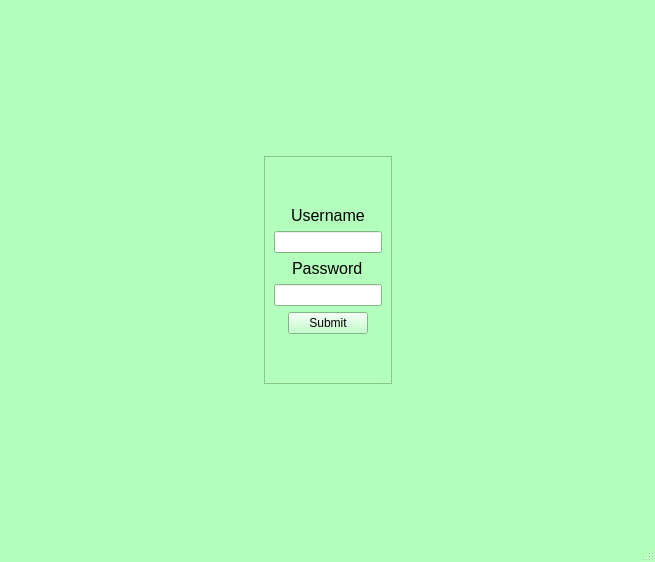
<?xml version="1.0" encoding="UTF-8"?>
<ui version="4.0">
 <class>MainWindow</class>
 <widget class="QMainWindow" name="MainWindow">
  <property name="geometry">
   <rect>
    <x>0</x>
    <y>0</y>
    <width>655</width>
    <height>562</height>
   </rect>
  </property>
  <property name="sizePolicy">
   <sizepolicy hsizetype="Preferred" vsizetype="Preferred">
    <horstretch>1</horstretch>
    <verstretch>1</verstretch>
   </sizepolicy>
  </property>
  <property name="minimumSize">
   <size>
    <width>2</width>
    <height>0</height>
   </size>
  </property>
  <property name="palette">
   <palette>
    <active>
     <colorrole role="WindowText">
      <brush brushstyle="SolidPattern">
       <color alpha="255">
        <red>0</red>
        <green>0</green>
        <blue>0</blue>
       </color>
      </brush>
     </colorrole>
     <colorrole role="Button">
      <brush brushstyle="SolidPattern">
       <color alpha="255">
        <red>179</red>
        <green>255</green>
        <blue>188</blue>
       </color>
      </brush>
     </colorrole>
     <colorrole role="Light">
      <brush brushstyle="SolidPattern">
       <color alpha="255">
        <red>255</red>
        <green>255</green>
        <blue>255</blue>
       </color>
      </brush>
     </colorrole>
     <colorrole role="Midlight">
      <brush brushstyle="SolidPattern">
       <color alpha="255">
        <red>217</red>
        <green>255</green>
        <blue>221</blue>
       </color>
      </brush>
     </colorrole>
     <colorrole role="Dark">
      <brush brushstyle="SolidPattern">
       <color alpha="255">
        <red>89</red>
        <green>127</green>
        <blue>94</blue>
       </color>
      </brush>
     </colorrole>
     <colorrole role="Mid">
      <brush brushstyle="SolidPattern">
       <color alpha="255">
        <red>119</red>
        <green>170</green>
        <blue>125</blue>
       </color>
      </brush>
     </colorrole>
     <colorrole role="Text">
      <brush brushstyle="SolidPattern">
       <color alpha="255">
        <red>0</red>
        <green>0</green>
        <blue>0</blue>
       </color>
      </brush>
     </colorrole>
     <colorrole role="BrightText">
      <brush brushstyle="SolidPattern">
       <color alpha="255">
        <red>255</red>
        <green>255</green>
        <blue>255</blue>
       </color>
      </brush>
     </colorrole>
     <colorrole role="ButtonText">
      <brush brushstyle="SolidPattern">
       <color alpha="255">
        <red>0</red>
        <green>0</green>
        <blue>0</blue>
       </color>
      </brush>
     </colorrole>
     <colorrole role="Base">
      <brush brushstyle="SolidPattern">
       <color alpha="255">
        <red>255</red>
        <green>255</green>
        <blue>255</blue>
       </color>
      </brush>
     </colorrole>
     <colorrole role="Window">
      <brush brushstyle="SolidPattern">
       <color alpha="255">
        <red>179</red>
        <green>255</green>
        <blue>188</blue>
       </color>
      </brush>
     </colorrole>
     <colorrole role="Shadow">
      <brush brushstyle="SolidPattern">
       <color alpha="255">
        <red>0</red>
        <green>0</green>
        <blue>0</blue>
       </color>
      </brush>
     </colorrole>
     <colorrole role="AlternateBase">
      <brush brushstyle="SolidPattern">
       <color alpha="255">
        <red>217</red>
        <green>255</green>
        <blue>221</blue>
       </color>
      </brush>
     </colorrole>
     <colorrole role="ToolTipBase">
      <brush brushstyle="SolidPattern">
       <color alpha="255">
        <red>255</red>
        <green>255</green>
        <blue>220</blue>
       </color>
      </brush>
     </colorrole>
     <colorrole role="ToolTipText">
      <brush brushstyle="SolidPattern">
       <color alpha="255">
        <red>0</red>
        <green>0</green>
        <blue>0</blue>
       </color>
      </brush>
     </colorrole>
     <colorrole role="PlaceholderText">
      <brush brushstyle="SolidPattern">
       <color alpha="127">
        <red>0</red>
        <green>0</green>
        <blue>0</blue>
       </color>
      </brush>
     </colorrole>
    </active>
    <inactive>
     <colorrole role="WindowText">
      <brush brushstyle="SolidPattern">
       <color alpha="255">
        <red>0</red>
        <green>0</green>
        <blue>0</blue>
       </color>
      </brush>
     </colorrole>
     <colorrole role="Button">
      <brush brushstyle="SolidPattern">
       <color alpha="255">
        <red>179</red>
        <green>255</green>
        <blue>188</blue>
       </color>
      </brush>
     </colorrole>
     <colorrole role="Light">
      <brush brushstyle="SolidPattern">
       <color alpha="255">
        <red>255</red>
        <green>255</green>
        <blue>255</blue>
       </color>
      </brush>
     </colorrole>
     <colorrole role="Midlight">
      <brush brushstyle="SolidPattern">
       <color alpha="255">
        <red>217</red>
        <green>255</green>
        <blue>221</blue>
       </color>
      </brush>
     </colorrole>
     <colorrole role="Dark">
      <brush brushstyle="SolidPattern">
       <color alpha="255">
        <red>89</red>
        <green>127</green>
        <blue>94</blue>
       </color>
      </brush>
     </colorrole>
     <colorrole role="Mid">
      <brush brushstyle="SolidPattern">
       <color alpha="255">
        <red>119</red>
        <green>170</green>
        <blue>125</blue>
       </color>
      </brush>
     </colorrole>
     <colorrole role="Text">
      <brush brushstyle="SolidPattern">
       <color alpha="255">
        <red>0</red>
        <green>0</green>
        <blue>0</blue>
       </color>
      </brush>
     </colorrole>
     <colorrole role="BrightText">
      <brush brushstyle="SolidPattern">
       <color alpha="255">
        <red>255</red>
        <green>255</green>
        <blue>255</blue>
       </color>
      </brush>
     </colorrole>
     <colorrole role="ButtonText">
      <brush brushstyle="SolidPattern">
       <color alpha="255">
        <red>0</red>
        <green>0</green>
        <blue>0</blue>
       </color>
      </brush>
     </colorrole>
     <colorrole role="Base">
      <brush brushstyle="SolidPattern">
       <color alpha="255">
        <red>255</red>
        <green>255</green>
        <blue>255</blue>
       </color>
      </brush>
     </colorrole>
     <colorrole role="Window">
      <brush brushstyle="SolidPattern">
       <color alpha="255">
        <red>179</red>
        <green>255</green>
        <blue>188</blue>
       </color>
      </brush>
     </colorrole>
     <colorrole role="Shadow">
      <brush brushstyle="SolidPattern">
       <color alpha="255">
        <red>0</red>
        <green>0</green>
        <blue>0</blue>
       </color>
      </brush>
     </colorrole>
     <colorrole role="AlternateBase">
      <brush brushstyle="SolidPattern">
       <color alpha="255">
        <red>217</red>
        <green>255</green>
        <blue>221</blue>
       </color>
      </brush>
     </colorrole>
     <colorrole role="ToolTipBase">
      <brush brushstyle="SolidPattern">
       <color alpha="255">
        <red>255</red>
        <green>255</green>
        <blue>220</blue>
       </color>
      </brush>
     </colorrole>
     <colorrole role="ToolTipText">
      <brush brushstyle="SolidPattern">
       <color alpha="255">
        <red>0</red>
        <green>0</green>
        <blue>0</blue>
       </color>
      </brush>
     </colorrole>
     <colorrole role="PlaceholderText">
      <brush brushstyle="SolidPattern">
       <color alpha="127">
        <red>0</red>
        <green>0</green>
        <blue>0</blue>
       </color>
      </brush>
     </colorrole>
    </inactive>
    <disabled>
     <colorrole role="WindowText">
      <brush brushstyle="SolidPattern">
       <color alpha="255">
        <red>89</red>
        <green>127</green>
        <blue>94</blue>
       </color>
      </brush>
     </colorrole>
     <colorrole role="Button">
      <brush brushstyle="SolidPattern">
       <color alpha="255">
        <red>179</red>
        <green>255</green>
        <blue>188</blue>
       </color>
      </brush>
     </colorrole>
     <colorrole role="Light">
      <brush brushstyle="SolidPattern">
       <color alpha="255">
        <red>255</red>
        <green>255</green>
        <blue>255</blue>
       </color>
      </brush>
     </colorrole>
     <colorrole role="Midlight">
      <brush brushstyle="SolidPattern">
       <color alpha="255">
        <red>217</red>
        <green>255</green>
        <blue>221</blue>
       </color>
      </brush>
     </colorrole>
     <colorrole role="Dark">
      <brush brushstyle="SolidPattern">
       <color alpha="255">
        <red>89</red>
        <green>127</green>
        <blue>94</blue>
       </color>
      </brush>
     </colorrole>
     <colorrole role="Mid">
      <brush brushstyle="SolidPattern">
       <color alpha="255">
        <red>119</red>
        <green>170</green>
        <blue>125</blue>
       </color>
      </brush>
     </colorrole>
     <colorrole role="Text">
      <brush brushstyle="SolidPattern">
       <color alpha="255">
        <red>89</red>
        <green>127</green>
        <blue>94</blue>
       </color>
      </brush>
     </colorrole>
     <colorrole role="BrightText">
      <brush brushstyle="SolidPattern">
       <color alpha="255">
        <red>255</red>
        <green>255</green>
        <blue>255</blue>
       </color>
      </brush>
     </colorrole>
     <colorrole role="ButtonText">
      <brush brushstyle="SolidPattern">
       <color alpha="255">
        <red>89</red>
        <green>127</green>
        <blue>94</blue>
       </color>
      </brush>
     </colorrole>
     <colorrole role="Base">
      <brush brushstyle="SolidPattern">
       <color alpha="255">
        <red>179</red>
        <green>255</green>
        <blue>188</blue>
       </color>
      </brush>
     </colorrole>
     <colorrole role="Window">
      <brush brushstyle="SolidPattern">
       <color alpha="255">
        <red>179</red>
        <green>255</green>
        <blue>188</blue>
       </color>
      </brush>
     </colorrole>
     <colorrole role="Shadow">
      <brush brushstyle="SolidPattern">
       <color alpha="255">
        <red>0</red>
        <green>0</green>
        <blue>0</blue>
       </color>
      </brush>
     </colorrole>
     <colorrole role="AlternateBase">
      <brush brushstyle="SolidPattern">
       <color alpha="255">
        <red>179</red>
        <green>255</green>
        <blue>188</blue>
       </color>
      </brush>
     </colorrole>
     <colorrole role="ToolTipBase">
      <brush brushstyle="SolidPattern">
       <color alpha="255">
        <red>255</red>
        <green>255</green>
        <blue>220</blue>
       </color>
      </brush>
     </colorrole>
     <colorrole role="ToolTipText">
      <brush brushstyle="SolidPattern">
       <color alpha="255">
        <red>0</red>
        <green>0</green>
        <blue>0</blue>
       </color>
      </brush>
     </colorrole>
     <colorrole role="PlaceholderText">
      <brush brushstyle="SolidPattern">
       <color alpha="127">
        <red>89</red>
        <green>127</green>
        <blue>94</blue>
       </color>
      </brush>
     </colorrole>
    </disabled>
   </palette>
  </property>
  <property name="windowTitle">
   <string>MainWindow</string>
  </property>
  <property name="windowIcon">
   <iconset theme="x-office-document"/>
  </property>
  <widget class="QWidget" name="centralwidget">
   <property name="autoFillBackground">
    <bool>true</bool>
   </property>
   <layout class="QHBoxLayout" name="horizontalLayout">
    <item>
     <widget class="QStackedWidget" name="stackedWidget">
      <property name="currentIndex">
       <number>0</number>
      </property>
      <widget class="QWidget" name="pageLogin">
       <layout class="QHBoxLayout" name="horizontalLayout_2">
        <item>
         <spacer name="horizontalSpacer">
          <property name="orientation">
           <enum>Qt::Horizontal</enum>
          </property>
          <property name="sizeHint" stdset="0">
           <size>
            <width>40</width>
            <height>20</height>
           </size>
          </property>
         </spacer>
        </item>
        <item alignment="Qt::AlignHCenter|Qt::AlignVCenter">
         <widget class="QFrame" name="frame">
          <property name="frameShape">
           <enum>QFrame::StyledPanel</enum>
          </property>
          <property name="frameShadow">
           <enum>QFrame::Raised</enum>
          </property>
          <layout class="QVBoxLayout" name="verticalLayout">
           <item>
            <spacer name="verticalSpacer_2">
             <property name="orientation">
              <enum>Qt::Vertical</enum>
             </property>
             <property name="sizeHint" stdset="0">
              <size>
               <width>20</width>
               <height>40</height>
              </size>
             </property>
            </spacer>
           </item>
           <item alignment="Qt::AlignHCenter|Qt::AlignVCenter">
            <widget class="QLabel" name="usernameLabel">
             <property name="font">
              <font>
               <pointsize>12</pointsize>
              </font>
             </property>
             <property name="frameShape">
              <enum>QFrame::NoFrame</enum>
             </property>
             <property name="text">
              <string>Username</string>
             </property>
            </widget>
           </item>
           <item alignment="Qt::AlignHCenter|Qt::AlignVCenter">
            <widget class="QLineEdit" name="usernameInput"/>
           </item>
           <item alignment="Qt::AlignHCenter|Qt::AlignVCenter">
            <widget class="QLabel" name="passwordLabel">
             <property name="font">
              <font>
               <pointsize>12</pointsize>
              </font>
             </property>
             <property name="text">
              <string>Password</string>
             </property>
            </widget>
           </item>
           <item alignment="Qt::AlignHCenter|Qt::AlignVCenter">
            <widget class="QLineEdit" name="passwordInput"/>
           </item>
           <item alignment="Qt::AlignHCenter|Qt::AlignBottom">
            <widget class="QPushButton" name="loginButton">
             <property name="text">
              <string>Submit</string>
             </property>
            </widget>
           </item>
           <item>
            <spacer name="verticalSpacer">
             <property name="orientation">
              <enum>Qt::Vertical</enum>
             </property>
             <property name="sizeHint" stdset="0">
              <size>
               <width>20</width>
               <height>40</height>
              </size>
             </property>
            </spacer>
           </item>
          </layout>
         </widget>
        </item>
        <item>
         <spacer name="horizontalSpacer_2">
          <property name="orientation">
           <enum>Qt::Horizontal</enum>
          </property>
          <property name="sizeHint" stdset="0">
           <size>
            <width>40</width>
            <height>20</height>
           </size>
          </property>
         </spacer>
        </item>
       </layout>
      </widget>
      <widget class="QWidget" name="pageMain">
       <layout class="QHBoxLayout" name="horizontalLayout_3">
        <item alignment="Qt::AlignHCenter">
         <widget class="QFrame" name="navSpacer">
          <property name="sizePolicy">
           <sizepolicy hsizetype="Preferred" vsizetype="Preferred">
            <horstretch>1</horstretch>
            <verstretch>1</verstretch>
           </sizepolicy>
          </property>
          <property name="minimumSize">
           <size>
            <width>140</width>
            <height>0</height>
           </size>
          </property>
          <property name="maximumSize">
           <size>
            <width>140</width>
            <height>16777215</height>
           </size>
          </property>
          <property name="frameShape">
           <enum>QFrame::StyledPanel</enum>
          </property>
          <property name="frameShadow">
           <enum>QFrame::Raised</enum>
          </property>
          <layout class="QVBoxLayout" name="verticalLayout_2">
           <item alignment="Qt::AlignHCenter">
            <widget class="QLabel" name="navpanelLabel">
             <property name="text">
              <string>Panel</string>
             </property>
            </widget>
           </item>
           <item>
            <widget class="Line" name="line">
             <property name="orientation">
              <enum>Qt::Horizontal</enum>
             </property>
            </widget>
           </item>
           <item>
            <widget class="QPushButton" name="dashboardButton">
             <property name="text">
              <string>Dashboard</string>
             </property>
            </widget>
           </item>
           <item>
            <widget class="Line" name="line_2">
             <property name="orientation">
              <enum>Qt::Horizontal</enum>
             </property>
            </widget>
           </item>
           <item>
            <widget class="QPushButton" name="studentsButton">
             <property name="text">
              <string>Students</string>
             </property>
            </widget>
           </item>
           <item>
            <widget class="Line" name="line_3">
             <property name="orientation">
              <enum>Qt::Horizontal</enum>
             </property>
            </widget>
           </item>
           <item>
            <widget class="QPushButton" name="coursesButton">
             <property name="text">
              <string>Courses</string>
             </property>
            </widget>
           </item>
           <item>
            <widget class="Line" name="line_4">
             <property name="orientation">
              <enum>Qt::Horizontal</enum>
             </property>
            </widget>
           </item>
           <item>
            <widget class="QPushButton" name="moreButoon">
             <property name="text">
              <string>MORE</string>
             </property>
            </widget>
           </item>
           <item>
            <widget class="Line" name="line_5">
             <property name="orientation">
              <enum>Qt::Horizontal</enum>
             </property>
            </widget>
           </item>
           <item>
            <spacer name="verticalSpacer_3">
             <property name="orientation">
              <enum>Qt::Vertical</enum>
             </property>
             <property name="sizeHint" stdset="0">
              <size>
               <width>20</width>
               <height>267</height>
              </size>
             </property>
            </spacer>
           </item>
          </layout>
         </widget>
        </item>
        <item>
         <widget class="QStackedWidget" name="Main">
          <property name="sizePolicy">
           <sizepolicy hsizetype="Preferred" vsizetype="Preferred">
            <horstretch>4</horstretch>
            <verstretch>4</verstretch>
           </sizepolicy>
          </property>
          <property name="currentIndex">
           <number>2</number>
          </property>
          <widget class="QWidget" name="pageDashboard">
           <layout class="QVBoxLayout" name="verticalLayout_3">
            <item alignment="Qt::AlignHCenter|Qt::AlignVCenter">
             <widget class="QLabel" name="dashboardLabel">
              <property name="sizePolicy">
               <sizepolicy hsizetype="Preferred" vsizetype="Preferred">
                <horstretch>1</horstretch>
                <verstretch>1</verstretch>
               </sizepolicy>
              </property>
              <property name="font">
               <font>
                <pointsize>22</pointsize>
               </font>
              </property>
              <property name="text">
               <string>Welcome</string>
              </property>
             </widget>
            </item>
            <item>
             <widget class="QFrame" name="frame_2">
              <property name="sizePolicy">
               <sizepolicy hsizetype="Preferred" vsizetype="Preferred">
                <horstretch>4</horstretch>
                <verstretch>4</verstretch>
               </sizepolicy>
              </property>
              <property name="frameShape">
               <enum>QFrame::StyledPanel</enum>
              </property>
              <property name="frameShadow">
               <enum>QFrame::Raised</enum>
              </property>
              <layout class="QHBoxLayout" name="horizontalLayout_4">
               <item>
                <widget class="QWidget" name="cardStudents" native="true">
                 <property name="sizePolicy">
                  <sizepolicy hsizetype="Preferred" vsizetype="Preferred">
                   <horstretch>2</horstretch>
                   <verstretch>2</verstretch>
                  </sizepolicy>
                 </property>
                 <layout class="QHBoxLayout" name="horizontalLayout_10">
                  <item>
                   <widget class="QListView" name="studentList"/>
                  </item>
                 </layout>
                </widget>
               </item>
               <item>
                <widget class="QWidget" name="cardCourses" native="true">
                 <property name="sizePolicy">
                  <sizepolicy hsizetype="Preferred" vsizetype="Preferred">
                   <horstretch>2</horstretch>
                   <verstretch>2</verstretch>
                  </sizepolicy>
                 </property>
                 <layout class="QHBoxLayout" name="horizontalLayout_11">
                  <item>
                   <widget class="QListView" name="courseList"/>
                  </item>
                 </layout>
                </widget>
               </item>
              </layout>
             </widget>
            </item>
            <item>
             <widget class="QFrame" name="cardRecent">
              <property name="sizePolicy">
               <sizepolicy hsizetype="Preferred" vsizetype="Preferred">
                <horstretch>2</horstretch>
                <verstretch>2</verstretch>
               </sizepolicy>
              </property>
              <property name="frameShape">
               <enum>QFrame::StyledPanel</enum>
              </property>
              <property name="frameShadow">
               <enum>QFrame::Raised</enum>
              </property>
              <layout class="QHBoxLayout" name="horizontalLayout_12">
               <item>
                <widget class="QListView" name="recentList"/>
               </item>
              </layout>
             </widget>
            </item>
           </layout>
          </widget>
          <widget class="QWidget" name="pageStudents">
           <layout class="QVBoxLayout" name="verticalLayout_4">
            <item>
             <widget class="QFrame" name="frame_3">
              <property name="frameShape">
               <enum>QFrame::StyledPanel</enum>
              </property>
              <property name="frameShadow">
               <enum>QFrame::Raised</enum>
              </property>
              <layout class="QHBoxLayout" name="horizontalLayout_5">
               <item>
                <widget class="QPushButton" name="addstudentButton">
                 <property name="text">
                  <string>Add Student</string>
                 </property>
                </widget>
               </item>
               <item>
                <widget class="QPushButton" name="editstudentButton">
                 <property name="text">
                  <string>Edit Student</string>
                 </property>
                </widget>
               </item>
               <item>
                <widget class="QPushButton" name="enrollstudentButton">
                 <property name="text">
                  <string>Enroll Student</string>
                 </property>
                </widget>
               </item>
               <item>
                <widget class="QPushButton" name="deletestudentButton">
                 <property name="text">
                  <string>Delete Student</string>
                 </property>
                </widget>
               </item>
              </layout>
             </widget>
            </item>
            <item>
             <widget class="QFrame" name="frame_4">
              <property name="frameShape">
               <enum>QFrame::StyledPanel</enum>
              </property>
              <property name="frameShadow">
               <enum>QFrame::Raised</enum>
              </property>
              <layout class="QHBoxLayout" name="horizontalLayout_6">
               <item>
                <widget class="QLineEdit" name="searchstudentInput">
                 <property name="text">
                  <string>eg. Gol d. Roger</string>
                 </property>
                </widget>
               </item>
               <item>
                <widget class="QPushButton" name="searchstudentButton">
                 <property name="text">
                  <string>Search</string>
                 </property>
                </widget>
               </item>
              </layout>
             </widget>
            </item>
            <item>
             <widget class="QFrame" name="frame_5">
              <property name="frameShape">
               <enum>QFrame::StyledPanel</enum>
              </property>
              <property name="frameShadow">
               <enum>QFrame::Raised</enum>
              </property>
              <layout class="QHBoxLayout" name="horizontalLayout_7">
               <item>
                <widget class="QTabWidget" name="studentTabs">
                 <property name="currentIndex">
                  <number>0</number>
                 </property>
                 <widget class="QWidget" name="studentlistTable">
                  <attribute name="title">
                   <string>Tab 1</string>
                  </attribute>
                  <layout class="QHBoxLayout" name="horizontalLayout_8">
                   <item>
                    <widget class="QTableView" name="studentTable_2"/>
                   </item>
                  </layout>
                 </widget>
                 <widget class="QWidget" name="studentreportTable">
                  <attribute name="title">
                   <string>Tab 2</string>
                  </attribute>
                  <layout class="QVBoxLayout" name="verticalLayout_6">
                   <item>
                    <widget class="QListView" name="studentreportList"/>
                   </item>
                   <item>
                    <widget class="QPushButton" name="getstudentreportButton">
                     <property name="text">
                      <string>Get Student Report</string>
                     </property>
                    </widget>
                   </item>
                  </layout>
                 </widget>
                </widget>
               </item>
              </layout>
             </widget>
            </item>
           </layout>
          </widget>
          <widget class="QWidget" name="pageCourses">
           <layout class="QVBoxLayout" name="verticalLayout_5">
            <item>
             <widget class="QFrame" name="frame_6">
              <property name="frameShape">
               <enum>QFrame::StyledPanel</enum>
              </property>
              <property name="frameShadow">
               <enum>QFrame::Raised</enum>
              </property>
              <layout class="QHBoxLayout" name="horizontalLayout_13">
               <item>
                <widget class="QPushButton" name="addcourseButton">
                 <property name="text">
                  <string>Add Course</string>
                 </property>
                </widget>
               </item>
               <item>
                <widget class="QPushButton" name="editcourseButton">
                 <property name="text">
                  <string>Edit Course</string>
                 </property>
                </widget>
               </item>
               <item>
                <widget class="QPushButton" name="deletecourseButton">
                 <property name="text">
                  <string>Delete Course</string>
                 </property>
                </widget>
               </item>
              </layout>
             </widget>
            </item>
            <item>
             <widget class="QFrame" name="frame_7">
              <property name="frameShape">
               <enum>QFrame::StyledPanel</enum>
              </property>
              <property name="frameShadow">
               <enum>QFrame::Raised</enum>
              </property>
              <layout class="QHBoxLayout" name="horizontalLayout_14">
               <item>
                <widget class="QLineEdit" name="searchcourseInput">
                 <property name="text">
                  <string>eg. MATH101</string>
                 </property>
                </widget>
               </item>
               <item>
                <widget class="QPushButton" name="searchcourseButton">
                 <property name="text">
                  <string>Search</string>
                 </property>
                </widget>
               </item>
              </layout>
             </widget>
            </item>
            <item>
             <widget class="QFrame" name="frame_8">
              <property name="frameShape">
               <enum>QFrame::StyledPanel</enum>
              </property>
              <property name="frameShadow">
               <enum>QFrame::Raised</enum>
              </property>
              <layout class="QHBoxLayout" name="horizontalLayout_15">
               <item>
                <widget class="QTabWidget" name="courseTab">
                 <property name="currentIndex">
                  <number>1</number>
                 </property>
                 <widget class="QWidget" name="tab">
                  <attribute name="title">
                   <string>Tab 1</string>
                  </attribute>
                  <layout class="QHBoxLayout" name="horizontalLayout_9">
                   <item>
                    <widget class="QTableView" name="courseTable"/>
                   </item>
                  </layout>
                 </widget>
                 <widget class="QWidget" name="tab_2">
                  <attribute name="title">
                   <string>Tab 2</string>
                  </attribute>
                  <layout class="QVBoxLayout" name="verticalLayout_7">
                   <item>
                    <widget class="QListView" name="coursereportList"/>
                   </item>
                   <item>
                    <widget class="QPushButton" name="getcoursereportButton">
                     <property name="text">
                      <string>Get Course Report</string>
                     </property>
                    </widget>
                   </item>
                  </layout>
                 </widget>
                </widget>
               </item>
              </layout>
             </widget>
            </item>
           </layout>
          </widget>
          <widget class="QWidget" name="pageMore">
           <layout class="QVBoxLayout" name="verticalLayout_8">
            <item>
             <widget class="QFrame" name="frame_9">
              <property name="sizePolicy">
               <sizepolicy hsizetype="Preferred" vsizetype="Preferred">
                <horstretch>2</horstretch>
                <verstretch>2</verstretch>
               </sizepolicy>
              </property>
              <property name="frameShape">
               <enum>QFrame::StyledPanel</enum>
              </property>
              <property name="frameShadow">
               <enum>QFrame::Raised</enum>
              </property>
              <layout class="QVBoxLayout" name="verticalLayout_9">
               <item alignment="Qt::AlignHCenter|Qt::AlignVCenter">
                <widget class="QLabel" name="label">
                 <property name="font">
                  <font>
                   <pointsize>14</pointsize>
                  </font>
                 </property>
                 <property name="text">
                  <string>General Tools</string>
                 </property>
                </widget>
               </item>
               <item>
                <widget class="Line" name="line_8">
                 <property name="orientation">
                  <enum>Qt::Horizontal</enum>
                 </property>
                </widget>
               </item>
               <item>
                <widget class="QPushButton" name="calcgradeButton">
                 <property name="text">
                  <string>Calculate Grade</string>
                 </property>
                </widget>
               </item>
               <item>
                <widget class="Line" name="line_6">
                 <property name="orientation">
                  <enum>Qt::Horizontal</enum>
                 </property>
                </widget>
               </item>
               <item>
                <widget class="QPushButton" name="addgradeButton">
                 <property name="text">
                  <string>Add Student Grade</string>
                 </property>
                </widget>
               </item>
               <item>
                <widget class="Line" name="line_7">
                 <property name="orientation">
                  <enum>Qt::Horizontal</enum>
                 </property>
                </widget>
               </item>
               <item>
                <widget class="QPushButton" name="rankButton">
                 <property name="text">
                  <string>Get Class Ranking</string>
                 </property>
                </widget>
               </item>
               <item>
                <widget class="Line" name="line_9">
                 <property name="orientation">
                  <enum>Qt::Horizontal</enum>
                 </property>
                </widget>
               </item>
              </layout>
             </widget>
            </item>
            <item>
             <widget class="QFrame" name="frame_11">
              <property name="sizePolicy">
               <sizepolicy hsizetype="Preferred" vsizetype="Preferred">
                <horstretch>4</horstretch>
                <verstretch>4</verstretch>
               </sizepolicy>
              </property>
              <property name="frameShape">
               <enum>QFrame::StyledPanel</enum>
              </property>
              <property name="frameShadow">
               <enum>QFrame::Raised</enum>
              </property>
              <layout class="QHBoxLayout" name="horizontalLayout_16">
               <item>
                <widget class="QFrame" name="frame_12">
                 <property name="frameShape">
                  <enum>QFrame::StyledPanel</enum>
                 </property>
                 <property name="frameShadow">
                  <enum>QFrame::Raised</enum>
                 </property>
                 <layout class="QVBoxLayout" name="verticalLayout_11">
                  <item>
                   <widget class="QListWidget" name="failingstudentList"/>
                  </item>
                  <item alignment="Qt::AlignLeft">
                   <widget class="QPushButton" name="failinfstudentButton">
                    <property name="text">
                     <string>Find Failing Student</string>
                    </property>
                   </widget>
                  </item>
                 </layout>
                </widget>
               </item>
               <item>
                <widget class="QFrame" name="frame_13">
                 <property name="frameShape">
                  <enum>QFrame::StyledPanel</enum>
                 </property>
                 <property name="frameShadow">
                  <enum>QFrame::Raised</enum>
                 </property>
                 <layout class="QVBoxLayout" name="verticalLayout_10">
                  <item alignment="Qt::AlignHCenter|Qt::AlignVCenter">
                   <widget class="QLabel" name="goodbyelabel">
                    <property name="text">
                     <string>Goodbye TT</string>
                    </property>
                   </widget>
                  </item>
                  <item>
                   <widget class="QPushButton" name="logoutButton">
                    <property name="text">
                     <string>Log out</string>
                    </property>
                   </widget>
                  </item>
                 </layout>
                </widget>
               </item>
              </layout>
             </widget>
            </item>
           </layout>
          </widget>
         </widget>
        </item>
       </layout>
      </widget>
     </widget>
    </item>
   </layout>
  </widget>
  <widget class="QStatusBar" name="statusbar"/>
 </widget>
 <resources/>
 <connections/>
</ui>
